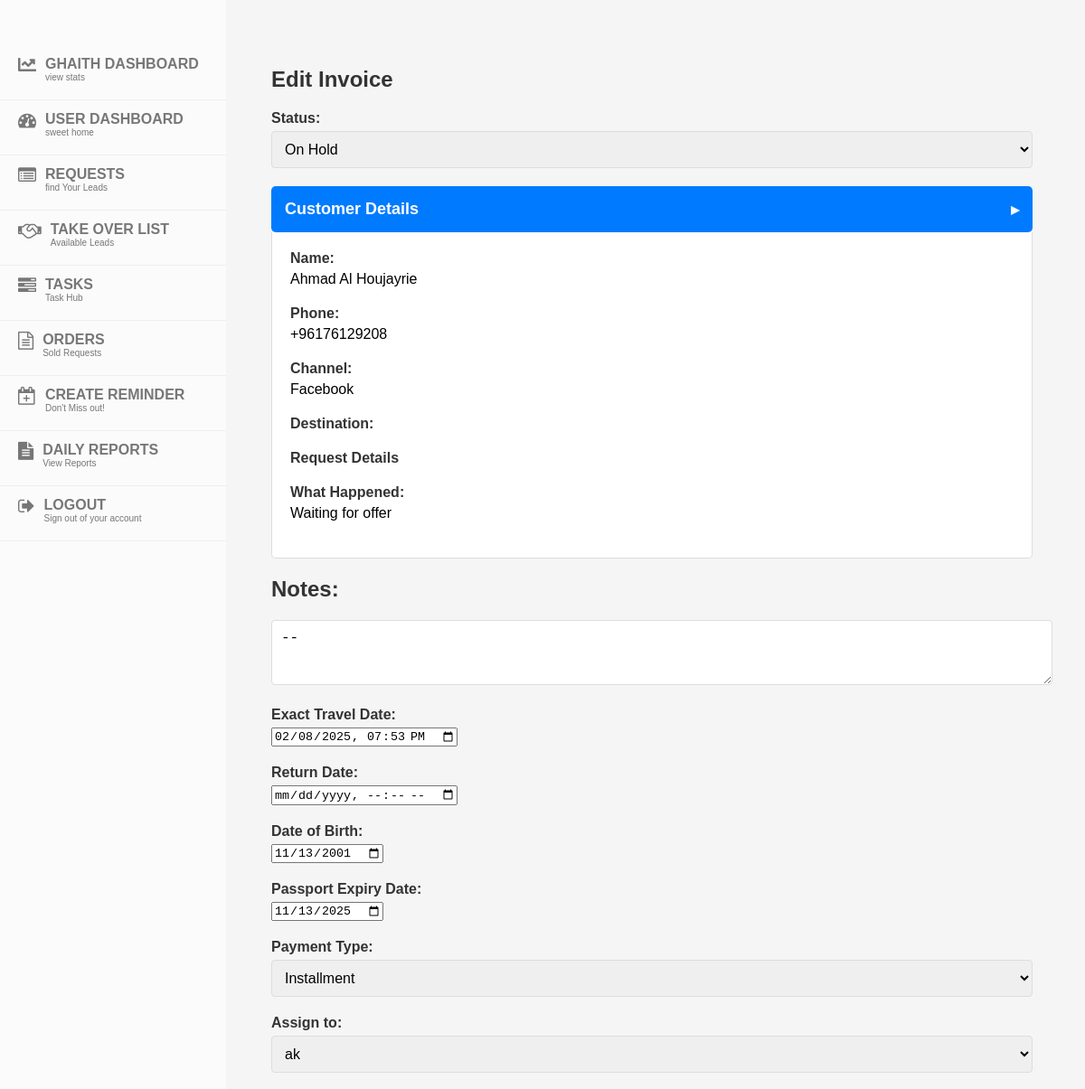
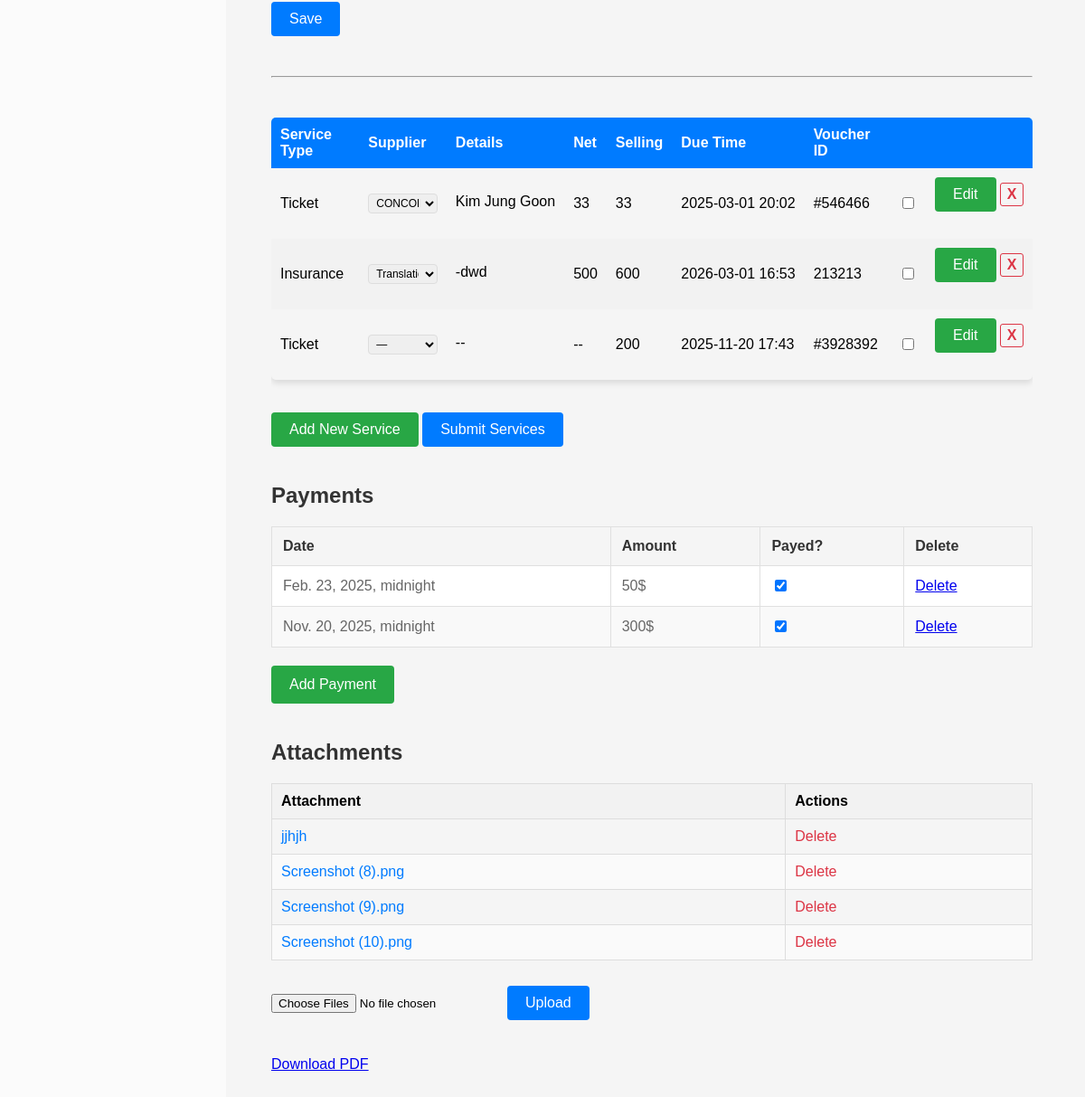
The app's page /tasks/leads/edit/3/ (signed in) with its own data (2 pictures, top to bottom).
### tasks/models.py (models this page shows, shortened)
class LeadTask(models.Model):
    PAYMENT_CH = [
        ('installment', 'Installment'),
        ('full', 'Full'),
    ]
    STATUS_CHOICES = [
        ('onhold', 'On Hold'),
        ('progress', 'In Progress'),
        ('done', 'Done'),
    ]
    lead = models.ForeignKey('display.Lead', on_delete=models.CASCADE)
    assigned_to = models.ForeignKey(User, on_delete=models.CASCADE)
    payment = models.CharField(max_length=100, choices=PAYMENT_CH, blank=True)
    status = models.CharField(max_length=100, choices=STATUS_CHOICES)
    notes = models.TextField(blank=True, null=True)
    travel_date = models.DateTimeField(null=True, blank=True)
    return_date = models.DateTimeField(null=True, blank=True)
    date_of_birth = models.DateField(null=True, blank=True)
    passport_expiry_date = models.DateField(null=True, blank=True)

class Service(models.Model):
    leadtask = models.ForeignKey(LeadTask, on_delete=models.CASCADE)
    service_name = models.CharField(max_length=100, blank=True)
    supplier = models.CharField(max_length=100, blank=True)
    details = models.TextField(blank=True)
    net = models.CharField(max_length=100, blank=True)
    selling = models.CharField(max_length=100, blank=True)
    due_time = models.DateTimeField(null=True, blank=True)
    voucher_id = models.CharField(max_length=300, blank=True)
    is_checked = models.BooleanField(default=False)
    processed = models.BooleanField(default=False)
    created_at = models.DateTimeField(auto_now_add=True, null=True)  # Add this line

class Payment(models.Model):
    leadtask = models.ForeignKey(LeadTask,
                                 on_delete=models.CASCADE,
                                 related_name='lead_pay')
    date = models.DateTimeField()
    amount = models.PositiveIntegerField()
    is_checked = models.BooleanField(default=False)
    processed = models.BooleanField(default=False)  # Add this field
    created_at = models.DateTimeField(auto_now_add=True, null=True)  # Add this field

class Attachment(models.Model):
    attachment_name = models.CharField(max_length=120)
    file = models.FileField(upload_to='static/attachments/%Y/%m/%d/')
    uploaded_at = models.DateTimeField(auto_now_add=True)
    parentleadtask = models.ForeignKey('LeadTask', on_delete=models.CASCADE, blank=True, null=True)

### display/models.py (models this page shows, shortened)
class Lead(models.Model):
    reason_of_travel = models.TextField(blank=True, null=True)
    why_this_destination = models.TextField(blank=True, null=True)
    travel_dates_flexible = models.BooleanField(blank=True, default=False)
    budget_range_from = models.PositiveIntegerField(blank=True, null=True)
    budget_range_to = models.PositiveIntegerField(blank=True, null=True)
    name = models.CharField(max_length=100)
    email = models.EmailField(blank=True, null=True)
    country_code = models.CharField(max_length=5, default='+961')
    phone = models.CharField(max_length=15)
    CHANNEL_CHOICES = [
        ('', 'Select Channel'),
        ('Facebook', 'Facebook'),
        ('Whatsapp', 'Whatsapp'),
        ('Referral', 'Referral'),
        ('Direct', 'Direct'),
        ('Website', 'Website'),
        ('Instagram', 'Instagram'),
    ]
    channel = models.CharField(max_length=100, choices=CHANNEL_CHOICES, blank=True)
    SERVICE_CHOICES = [
        ('hotel', 'Hotel'),
        ('ticket', 'Ticket'),
        ('visa', 'Visa'),
        ('package', 'Package'),
        ('travel insurance', 'Travel Insurance'),
    ]
    STATUS_CHOICES = [
        ('onhold', 'On Hold'),
        ('processing', 'Processing'),
        ('negotiation', 'Negotiation'),
        ('finalized', 'Finalized'),
        ('followup', 'Follow-Up'),
        ('done', 'Unqualified'),
    ]
    type_of_service = models.CharField(max_length=50, choices=SERVICE_CHOICES, blank=True, default='')
    status = models.CharField(max_length=50, choices=STATUS_CHOICES, blank=True, default='onhold')
    status_changed_at = models.DateTimeField(null=True, blank=True)
    destination = models.CharField(max_length=200, blank=True, choices=get_destination_choices)
    pax = models.CharField(max_length=100, blank=True, default='')
    duration = models.CharField(max_length=200, blank=True, default='')
    travel_date_from = models.DateField(blank=True, null=True)
    travel_date_to = models.DateField(blank=True, null=True)
    selling_price = models.CharField(max_length=200, blank=True)
    net = models.CharField(max_length=200, blank=True, default='')
    profit = models.CharField(max_length=200, blank=True)
    date_notes = models.TextField(blank=True, null=True)
    special_request = models.TextField(blank=True)
    urgent = models.BooleanField(default=False)
    assignment_notes = models.TextField(blank=True)
    supplier = models.CharField(max_length=200, blank=True)
    sold = models.BooleanField(blank=True, default=False)
    lost = models.BooleanField(blank=True, default=False)
    finalization_notes = models.TextField(blank=True, null=True)
    assigned_to = models.ForeignKey(User, on_delete=models.CASCADE, related_name="current")
    assigned_at = models.DateTimeField(null=True, blank=True)
    attachments = models.ManyToManyField(Attachment, blank=True)
    follow_up = models.DateField(blank=True, null=True)
    created_at = models.DateTimeField(auto_now_add=True, editable=False)
    last_modified = models.DateTimeField(auto_now=True, editable=True)
    takeover = models.BooleanField(default=True)
    special_takeover = models.BooleanField(default=False)  # New field
    takeover_added_at = models.DateTimeField(null=True, blank=True)
    period = models.PositiveIntegerField(default=20)
    is_archived = models.BooleanField(default=False)
    offer_prepared = models.BooleanField(default=False)
    offer_details = models.TextField(blank=True, null=True)
    moved_to_negotiation = models.BooleanField(default=False)  # New field

### tasks/views.py (the view)
# urls.py: path('leads/edit/<int:pk>/', views.edit_lead_task, name='edit_lead_tasks'),
@login_required(login_url="/login/")
def edit_lead_task(request, pk):
    instance = get_object_or_404(LeadTask, pk=pk)
    services = Service.objects.filter(leadtask=instance)
    lead_task_payments = Payment.objects.filter(leadtask=instance)
    attachments = Attachment.objects.filter(parentleadtask=instance)
    if request.method == 'POST':
        form = LeadTaskForm(request.POST, instance=instance)
        if form.is_valid():
            form.save()
    else:
        form = LeadTaskForm(instance=instance)
    predefined_supplier_values = [v for v, _ in SUPPLIER_CHOICES]
    return render(request, 'edit_leadtask.html', {
        'form': form,
        'leadid': pk,
        'lead': instance.lead,
        'services': services,
        'lead_task_payments': lead_task_payments,
        'attachments': attachments,
        'predefined_suppliers': SUPPLIER_CHOICES,
        'predefined_supplier_values': predefined_supplier_values,
    })

### tasks/templates/edit_leadtask.html (shortened to what this page needs)
<!DOCTYPE html>
<html lang="en">
<head>
    {% load static %}
    <link rel="stylesheet" type="text/css" href="{% static 'css/input.css' %}">
    <link rel="stylesheet" type="text/css" href="{% static 'css/sidebar.css' %}">
    <link rel="stylesheet" type="text/css" href="{% static 'css/attach.css' %}">
</head>
<body>
    {% include 'navbar.html' %}
<h1>Edit Invoice</h1>
<form method="post" enctype="multipart/form-data" id="inputForm">
    <div class="form-group">
        <label for="id_status">Status:</label>
        {{ form.status }}
    </div>
<div class="accordion">
    <h2 class="accordion-header">Customer Details</h2>
    <div class="accordion-content">
        <div class="form-group">
            <label for="id_name">Name:</label>
            {{ lead.name }}
        </div>
        <div class="form-group">
            <label for="id_phone">Phone:</label>
            {{ lead.phone }}
        </div>
        <div class="form-group">
            <label for="id_channel">Channel:</label>
            {{ lead.channel }}
        </div>
        <div class="form-group">
            <label for="id_destination">Destination:</label>
        </div>
        <div class="form-group">
            <label for="id_special_request">Request Details</label>
        </div>
        <div class="form-group">
            <label for="id_finalization_notes">What Happened:</label>
            {{ lead.finalization_notes }}
        </div>
    </div>
</div>
<div class="form-group">
<h1>Notes:</h1>
{{ form.notes }}
</div>
<div class="form-group">
    <label for="id_travel_date">Exact Travel Date:</label>
    {{ form.travel_date }}
</div>
<div class="form-group">
    <label for="id_return_date">Return Date:</label>
    {{ form.return_date }}
</div>
<div class="form-group">
    <label for="id_date_of_birth">Date of Birth:</label>
    {{ form.date_of_birth }}
</div>
<div class="form-group">
    <label for="id_passport_expiry_date">Passport Expiry Date:</label>
    {{ form.passport_expiry_date }}
</div>
<div class="form-group">
    <label for="id_payment">Payment Type:</label>
    {{ form.payment }}
</div>
<div class="form-group">
    <label for="id_travel_date">Assign to:</label>
    {{ form.assigned_to }}
</div>
<button type="submit">Save</button>
</form>
<br><br>
<hr/>
<br><br>
<form method="post" id="update_service_form" action="{% url 'save_all_services' leadid %}">
<div class="services-table-scroll">
<table id="servicesTable" class="services-table">
    <thead>
        <tr>
            <th>Service Type</th>
            <th>Supplier</th>
            <th>Details</th>
            <th>Net</th>
            <th>Selling</th>
            <th>Due Time</th>
            <th>Voucher ID</th>
            <th> </th>
            <th> </th>
        </tr>
    </thead>
    <tbody>
{% for service in services %}
<tr class="service-view-row {{ service.is_checked|yesno:'checked,' }}" data-service-id="{{ service.pk }}">
    <td class="service-name">
        {{ service.service_name }}
    </td>
    <td class="service-supplier">
        <select name="service_{{ service.pk }}_supplier" class="form-control supplier-select supplier-select--small" form="update_service_form" data-service-inputs="view">
            <option value="">—</option>
            {% for value, label in predefined_suppliers %}
            <option value="{{ value }}" {% if service.supplier == value %}selected{% endif %}>{{ label }}</option>
            {% endfor %}
        </select>
    </td>
    <td class="service-details-cell" title="{{ service.details|default:'' }}">
        <span class="service-details-truncate">{{ service.details|truncatechars:20|default:"—" }}</span>
    </td>
    <td class="service-net">{{ service.net }}</td>
    <td class="service-selling">{{ service.selling }}</td>
    <td class="service-due-time">{{ service.due_time|date:"Y-m-d H:i" }}</td>
    <td class="service-voucher">{{ service.voucher_id }}</td>
    <td>
        <input type="checkbox" class="service-is-checked-cb" name="is_checked" data-service-id="{{ service.pk }}" {% if service.is_checked %} checked {% endif %} onchange="updateCheckboxStatus(this); syncServiceIsCheckedHidden(this);">
    </td>
    <td class="service-actions">
        <button type="button" class="btn-edit-service" data-service-id="{{ service.pk }}">Edit</button>
        <a href="{% url 'delete_service' service.pk %}" class="service-delete-link" title="Delete">X</a>
    </td>
</tr>
{% endfor %}
    </tbody>
</table>
</div>
<button type="button" onclick="addRow()">Add New Service</button>
<button type="submit">Submit Services</button>
</form>
<div class="payment-container">
    {% if lead_task_payments %}
    <h1>Payments</h1>
        <table class="payment-table">
            <thead>
                <tr>
                    <th>Date</th>
                    <th>Amount</th>
                    <th>Payed?</th>
                    <th>Delete</th>
                </tr>
            </thead>
            <tbody>
            {% for payment in lead_task_payments %}
            <tr class="{{ payment.is_checked|yesno:'checked,' }}">
                <td>{{ payment.date }}</td>
                <td>{{ payment.amount }}$</td>
                <td>
                    <form method="post" action="{% url 'update_payment' payment.pk %}">
                        <input type="checkbox" name="payment_checked" onchange="this.form.submit();" {% if payment.is_checked %} checked {% endif %}>
                    </form>
                </td>
                <td>
                    <a href="{% url 'delete_payment' payment.pk %}">Delete</a>
                </td>
            </tr>
            {% endfor %}
            </tbody>
        </table>
    {% else %}
        <p>No payments found for this lead task.</p>
    {% endif %}
    <a href="{% url 'add_payment' pk=leadid %}" class="add-payment-link button">Add Payment</a>
</div>
<div class="attach-container">
    {% if attachments %}
    <h1>Attachments</h1>
        <table class="attach-table">
            <thead>
                <tr>
                    <th>Attachment</th>
                    <th>Actions</th>
                </tr>
            </thead>
            <tbody>
                {% for attachment in attachments %}
                    <tr>
                        <td>
                            <a href="{{ attachment.file.url }}" class="attach-link">{{ attachment.attachment_name }}</a>
                        </td>
                        <td>
                            <a href="{% url 'delete_leadtask_attachment' attachment_id=attachment.pk pk=leadid %}" class="delete-attach">Delete</a>
                        </td>
                    </tr>
                {% endfor %}
            </tbody>
        </table>
    {% else %}
        <p>No attachments found.</p>
    {% endif %}
    <form method="post" action="{% url 'add_leadtask_attachments_multiple' leadid %}" enctype="multipart/form-data" class="attach-upload-form">
        <input type="file" name="files" id="id_files" multiple class="attach-multiple-input">
        <button type="submit" class="add-payment-link button">Upload</button>
    </form>
</div>
<a href="{% url 'lead_task_pdf' pk=leadid %}">Download PDF</a>
</body>
</html>

### records on screen
LeadTask: status "On Hold", notes "--", travel_date "02/08/2025 19:53", date_of_birth "11/13/2001", passport_expiry_date "11/13/2025", payment "Installment", assigned_to "ak"
Lead: name "Ahmad Al Houjayrie", phone "+96176129208", channel "Facebook", finalization_notes "Waiting for offer"
Service: service_name "Ticket", supplier+id "CONCORD", details "Kim Jung Goon", net "33", selling "33", due_time "2025-03-01 20:02", voucher_id "#546466"
Service: service_name "Insurance", supplier+id "Translation", details "-dwd", net "500", selling "600", due_time "2026-03-01 16:53", voucher_id "213213"
Service: service_name "Ticket", details "--", net "--", selling "200", due_time "2025-11-20 17:43", voucher_id "#3928392"
Payment: date "Feb. 23, 2025, midnight", amount "50", is_checked "☑"
Payment: date "Nov. 20, 2025, midnight", amount "300", is_checked "☑"
Attachment: attachment_name "jjhjh"
Attachment: attachment_name "Screenshot (8).png"
Attachment: attachment_name "Screenshot (9).png"
Attachment: attachment_name "Screenshot (10).png"
